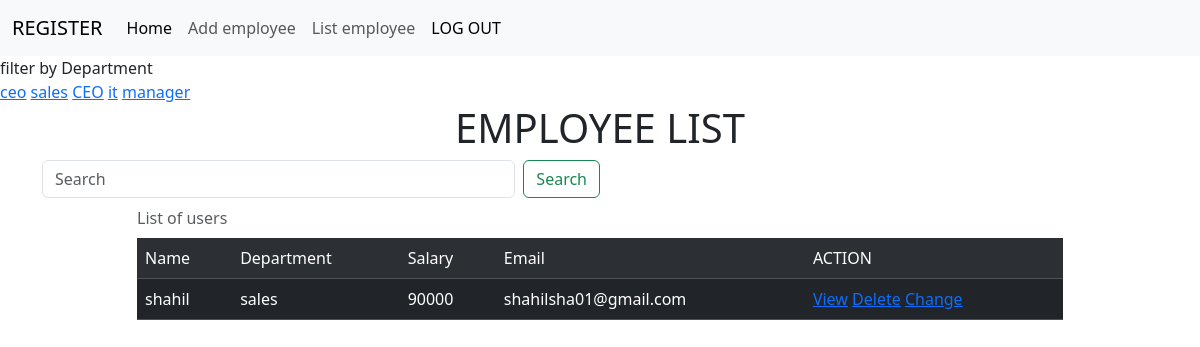
The app's page /employees/all?department=sales (signed in) with its own data.
### cr/models.py (models this page shows, shortened)
class Employees(models.Model):
    name=models.CharField(max_length=200)
    department=models.CharField(max_length=200)
    salary=models.PositiveIntegerField()
    email=models.EmailField(unique=True)
    age=models.PositiveIntegerField(null=True)
    contact=models.CharField(max_length=12)
    profile_pic=models.ImageField(upload_to="images",null=True)

### cr/views.py (the view, shortened to what this page needs)
# urls.py: path("employees/all",views.EmployeeListView.as_view(),name="emp_all"),
@method_decorator(signin_required,"dispatch")
class EmployeeListView(View):
    def get (self,request,*args,**kwargs):
        if request.user.is_authenticated:
            qs=Employees.objects.all()
            department=Employees.objects.all().values_list("department",flat=True).distinct()
            print(department)
            if "department" in request.GET:
                dept=request.GET.get("department")
                qs=qs.filter(department__iexact=dept)
            return render(request,"emp_list.html",{"data":qs,"department":department})

### cr/views.py (called while the page is built)
def signin_required(fn):
    def wrapper(request,*args,**kwargs):
        if not request.user.is_authenticated:
            messages.error(request,"Invalid Session")
            return redirect("login")
        else:
            return fn(request,*args,**kwargs)
    return wrapper

### cr/templates/emp_list.html (shortened to what this page needs)
{%extends 'base.html'%}
{%block body_block%}
<div>
    filter by Department
</div>
<div>
    {%for dep in department%}
    <a href="{%url 'emp_all'%}?department={{dep}}">{{dep}}</a>
    {%endfor%}
</div>
<div class="container">
<h1 class="text-center">EMPLOYEE LIST</h1>
    <form class="d-flex w-50 " role="search" method="post">
        <input class="form-control me-2" name="name" type="search" placeholder="Search" aria-label="Search">
        <button class="btn btn-outline-success " type="submit">Search</button>
      </form>
        <div class="row">
            <div class="col-1"></div>
            <div class="col-10">
            <table class="table table-dark table-striped caption-top">
                <caption>List of users</caption>
                <tr>
                    <td>Name</td>
                    <td>Department</td>
                    <td>Salary</td>
                    <td>Email</td>
                    <td>ACTION</td>
                </tr>
                {%for emp in data%}
                 <td>{{emp.name}}</td>
                 <td>{{emp.department}}</td>
                 <td>{{emp.salary}}</td>
                 <td>{{emp.email}}</td>
                 <td>
                    <a href="{% url 'emp_details' emp.id %}">View</a>
                    <a href="{% url 'emp_delete' emp.id %}">Delete</a>
                    <a href="{% url 'emp_update' emp.id %}">Change</a>
                </td>
                {%endfor%}
            </table>
            </div>
            <div class="col-1"></div>
        </div>
    </div>
{%endblock%}

### records on screen
Employees: name "shahil", department "sales", salary "90000", email "shahilsha01@gmail.com"

### other values on screen
{{ dep }} "ceo" "sales" "CEO" "it" "manager"
